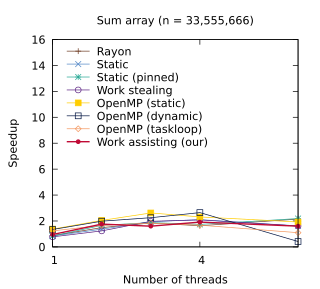

This chart was generated by the following gnuplot code:
set title "Sum array (n = 33,555,666)"
set terminal pdf size 3.2,2.9
set output "./results/Sum_array_n___33,555,666.pdf"
set key on
set key top left Left reverse
set key samplen 2.5
set xrange [1:6]
set xtics (1, 4)
set xlabel "Number of threads"
set yrange [0:16]
set ylabel "Speedup"
plot './results/Sum_array_n___33,555,666.dat' using 1:2 title "Rayon" pointsize 0.7 lw 1 pt 1 linecolor rgb "#6E3B23" with linespoints, \
  './results/Sum_array_n___33,555,666.dat' using 1:3 title "Static" pointsize 0.7 lw 1 pt 2 linecolor rgb "#5287C6" with linespoints, \
  './results/Sum_array_n___33,555,666.dat' using 1:4 title "Static (pinned)" pointsize 0.7 lw 1 pt 3 linecolor rgb "#24A793" with linespoints, \
  './results/Sum_array_n___33,555,666.dat' using 1:5 title "Work stealing" pointsize 0.7 lw 1 pt 6 linecolor rgb "#5B2182" with linespoints, \
  './results/Sum_array_n___33,555,666.dat' using 1:6 title "OpenMP (static)" pointsize 0.7 lw 1 pt 5 linecolor rgb "#FFCD00" with linespoints, \
  './results/Sum_array_n___33,555,666.dat' using 1:7 title "OpenMP (dynamic)" pointsize 0.7 lw 1 pt 4 linecolor rgb "#001240" with linespoints, \
  './results/Sum_array_n___33,555,666.dat' using 1:8 title "OpenMP (taskloop)" pointsize 0.7 lw 1 pt 12 linecolor rgb "#F3965E" with linespoints, \
  './results/Sum_array_n___33,555,666.dat' using 1:9 title "Work assisting (our)" pointsize 0.4 lw 2 pt 7 linecolor rgb "#C00A35" with linespoints
